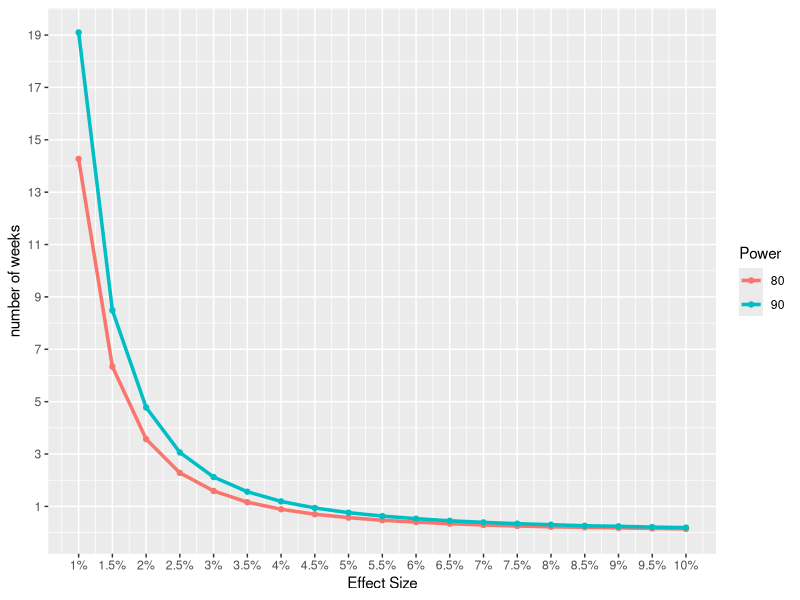

Recreate this plot in R.
library("pwr")
library("ggplot2")


#Generating sample data for two versions

control_visits = 10000
control_clicks = 4000

variation_visits = 12000
variation_clicks = 4500



#Assuming the sample size per week

sample_per_week = control_visits + variation_visits


#Calculating the click through rates

control_ctr = control_clicks/control_visits

variation_ctr = variation_clicks/variation_visits



#This function returns the sample size needed to perform the test with power (80% , 90%) for various 

#effect sizes we would like to see. 

power_analysis <- function(control_ctr, effect_size, alpha = 0.05, power)
  
{
  
  power_list = c()
  
  effect_size_list = c()
  
  sample_size_list = c()
  
  num_rows = 1
  
  c1 = c()
  
  c2 = c()
  
  c3 = c()
  
  for (p in 1:length(power))
    
  {
    
    for (es in 1:length(effect_size))
      
    {
      
      pa = control_ctr
      
      pb = (sin((effect_size[es] + 2*asin(sqrt(pa)))/2))^2
      
      pd = pb - pa
      
      power_cal = power.prop.test(n = NULL, p1 = pa, p2 = pb, sig.level = alpha,
                                  
                                  alternative = "two.sided",power = power[p],strict = TRUE)
      
      sample_size = round (power_cal$n*2, digits = 2)
      
      num_rows <- num_rows + 1
      
      power_list <- append(x = power_list, values = power[p]*100)
      
      effect_size_list <- append(x = effect_size_list, values = effect_size[es])
      
      sample_size_list <- append(x = sample_size_list, values = sample_size)
      
      c1 <- append(x = c1, values = round(x = pa*100, digits = 2))
      
      c2 <- append(x = c2, values = round(x = pb*100, digits = 2))
      
      c3 <- append(x = c3, values = round(x = pd*100, digits = 2))
      
    } 
    
  }
  
  power_df <- cbind.data.frame(power_list,effect_size_list,c1, c2, c3, sample_size_list)
  
  colnames(power_df)<- c('Power','Effect_Size','Control_CTR', 'Variation_CTR','Difference_CTR' ,'Sample_Size')
  
  return (power_df)
  
}





#this function plots the power analysis graph for the above analysis

power_analysis_plot <-function(df)
  
{
  
  
  
  df$Power <- as.factor(df$Power)
  
  p<- ggplot(data = df, aes(x = Effect_Size, y=weeks, group = Power,colour = Power))+
    
    geom_line(size = 1.2)  + geom_point()
  
  xmarks<-unique(df$Effect_Size)
  
  p<-p + scale_y_continuous(name = "number of weeks",
                            
                            breaks = seq(from = 1, to = max(df$weeks), by = 2))
  
  xlabels <- paste0(round(xmarks, 3)*100, "%",sep = "")
  
  p <- p + scale_x_continuous(breaks = xmarks, labels = xlabels, name = "Effect Size")
  
  return (p)
  
}



pow_analysis_df <- power_analysis (control_ctr = control_ctr, effect_size = seq(from = 0.01, to = 0.1, by = 0.005),
                                   
                                   alpha = 0.05, power = c(0.8,0.9))

pow_analysis_df$weeks <- round(x = pow_analysis_df$Sample_Size/sample_per_week , digits = 2)

pow_analysis_df

power_analysis_plot(pow_analysis_df)




#Two sample difference in the proportion test

N1 = control_visits

N2 = variation_visits

P1 = control_clicks/control_visits

P2 = variation_clicks/variation_visits

P0  = (P1*N1 + P2*N2)/(N1+N2)

SE = sqrt(P0*(1-P0)*(1/N1 + 1/N2))

z = (P1 - P2 - 0)/SE

pvalue = 1 - 2*(pnorm(q = z, mean = 0, sd = 1) - 0.5)

#Margin of error

ME = 1.96*SE

statistic =  P1 - P2 

CI1 = statistic -ME

CI2 = statistic +ME

#95% Confidence Interval

c(CI1 , CI2)



#to check for the power of the test

power_test <- power.prop.test(p1 = P1, p2 = P2, sig.level = 0.05, n = N1 + N2, 
                              
                              alternative = "two.sided")

power_test

#power ~ 100%
